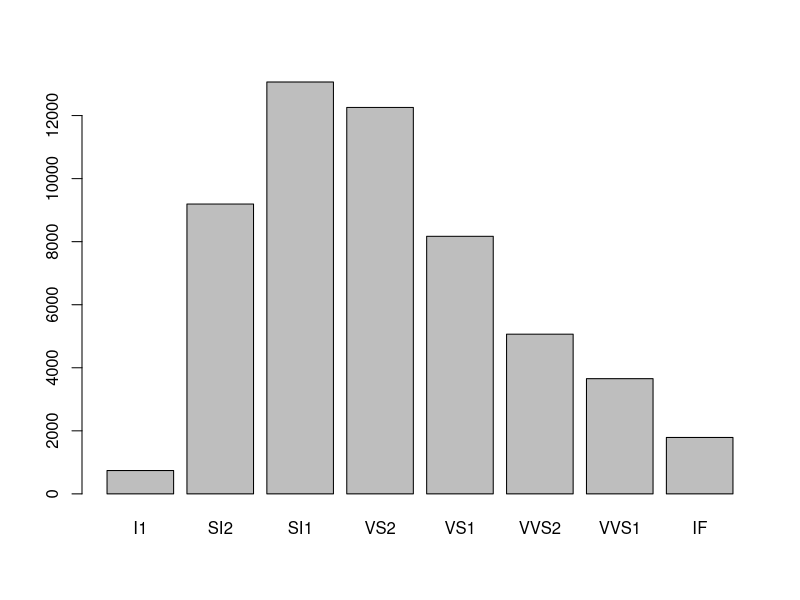
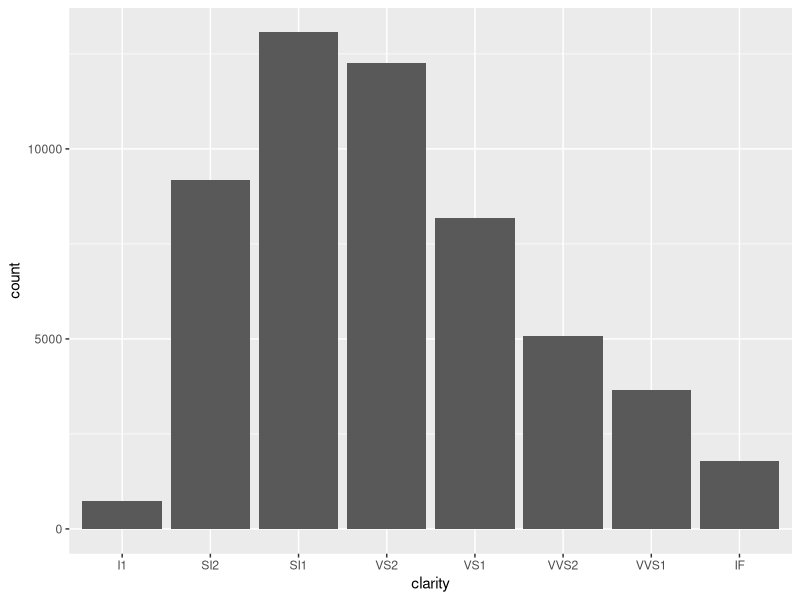
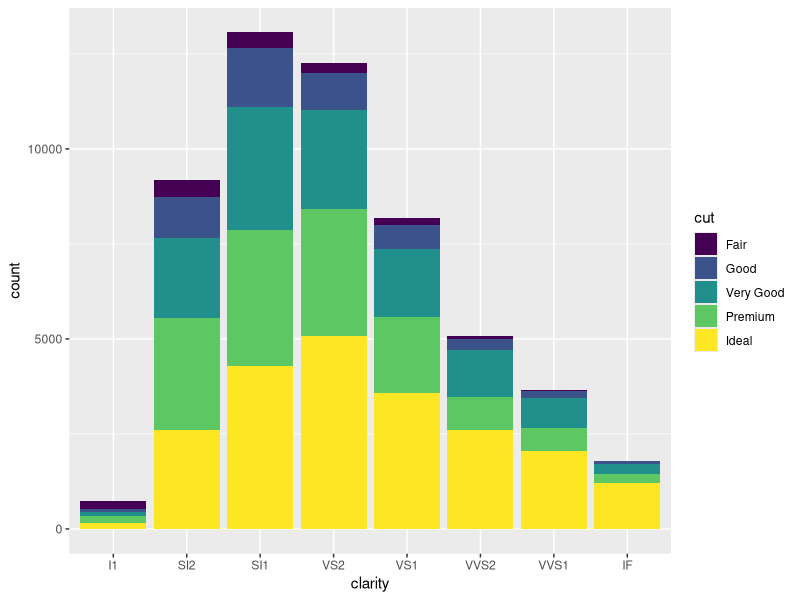
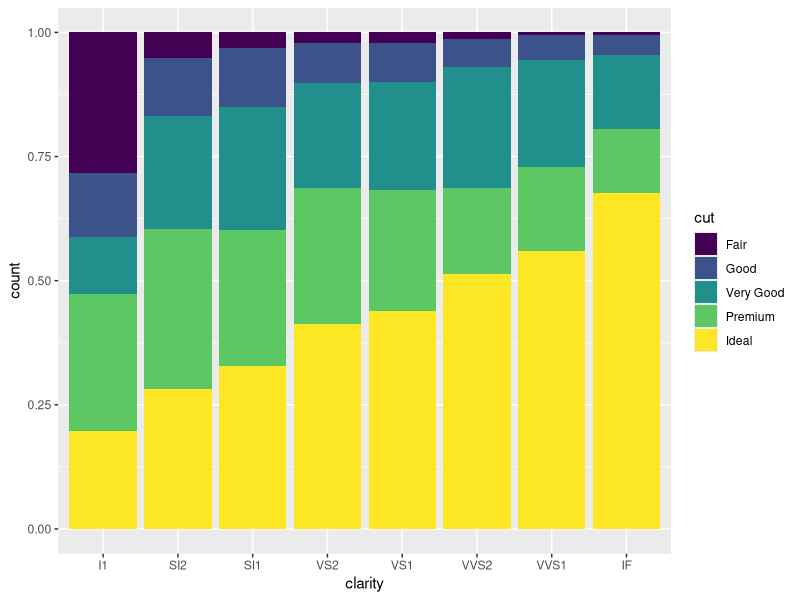
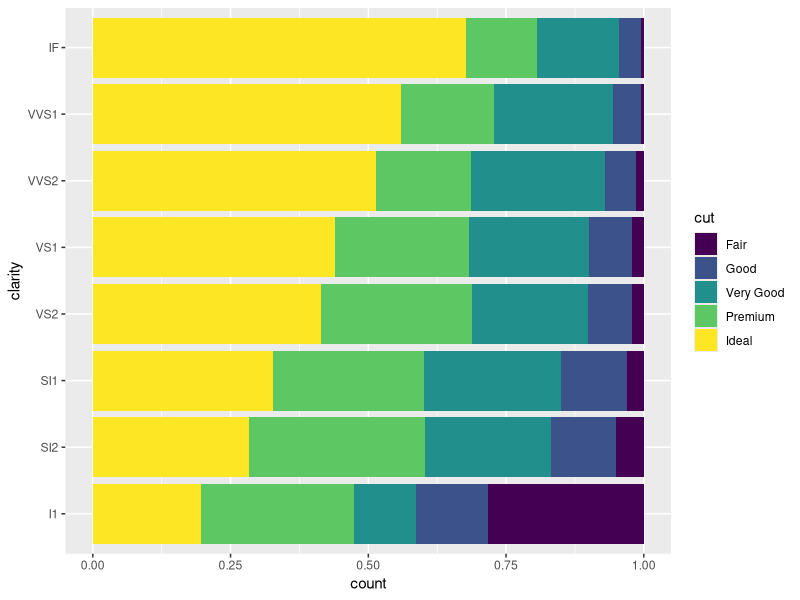
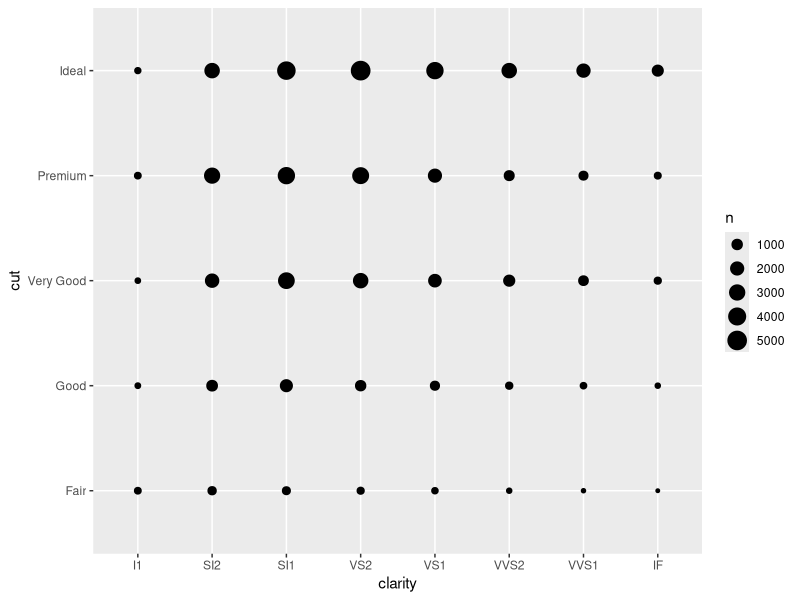
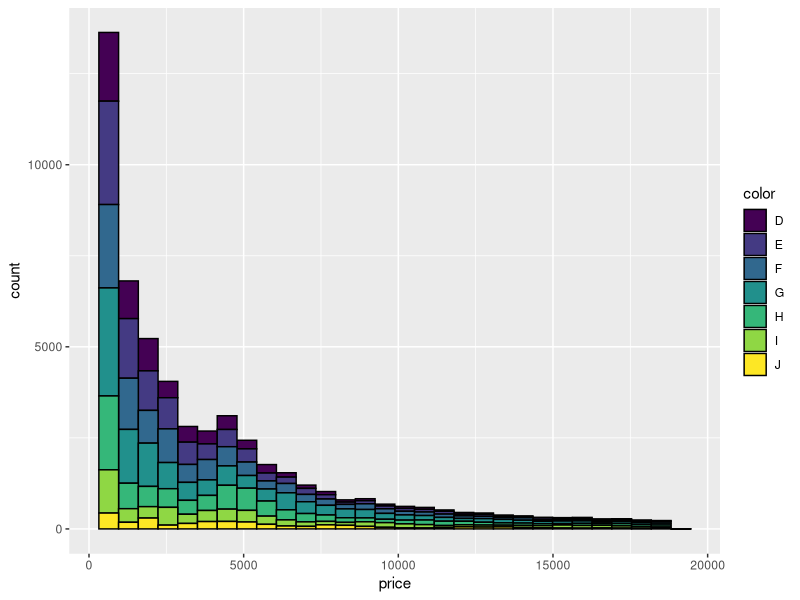
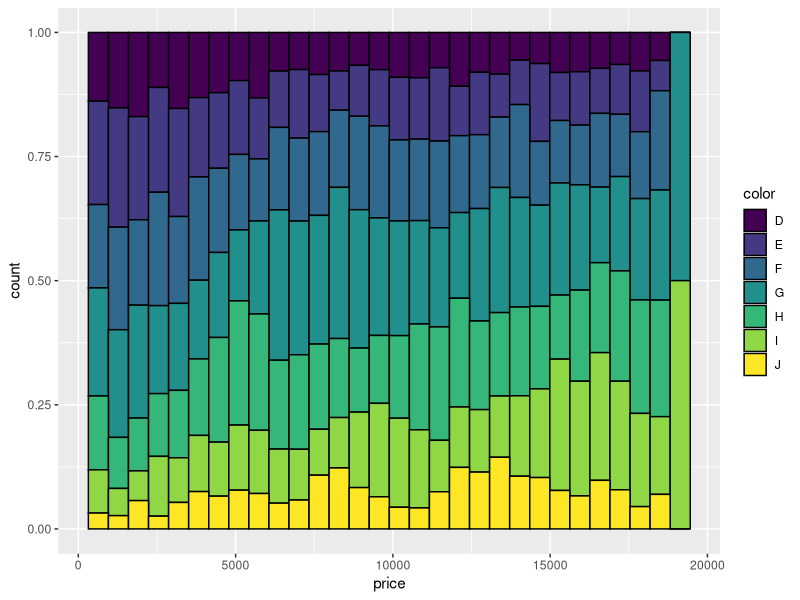

Write R code to recreate these figures, in order.
## ---- chunk 1
knitr::opts_chunk$set(echo = TRUE)
## ---- chunk 2
library(ggplot2)
barplot(table(diamonds$clarity)) #regular way
ggplot(data = diamonds) +
  geom_bar(mapping = aes(x = clarity))
## ---- chunk 3
ggplot(data = diamonds, aes(x = clarity)) +
  geom_bar(aes(fill = cut)) 
ggplot(data = diamonds, aes(x = clarity)) +
  geom_bar(aes(fill = cut), position = "fill")  #normalized the barplot
ggplot(data = diamonds, aes(x = clarity)) +
  geom_bar(aes(fill = cut), position = "fill") +
   coord_flip() #normalized the barplot and make it horizontal
## ---- chunk 4
ggplot(data = diamonds) +
  geom_count(mapping = aes(x = clarity, y = cut))
## ---- chunk 5
ggplot(data = diamonds, aes(x = price)) +
  geom_histogram(aes(fill = color), bins = 30, color = "black")  #have black lines around each bar
ggplot(data = diamonds, aes(x = price)) +
  geom_histogram(aes(fill = color), bins = 30, color = "black", position = "fill") 
## ---- chunk 6
ggplot(data = diamonds, aes(x = price)) +
  geom_histogram(aes(fill = clarity), bins = 30, color = "black")  #have black lines around each bar
ggplot(data = diamonds, aes(x = price)) +
  geom_histogram(aes(fill = clarity), bins = 30, color = "black", position = "fill") 
## ---- chunk 7
ggplot(data = iris, aes(x = Sepal.Length)) +
  geom_histogram(aes(fill = Species), bins = 20, color = "black")  #have black lines around each bar
ggplot(data = iris, aes(x = Sepal.Length)) +
  geom_histogram(aes(fill = Species), bins = 20, color = "black", position = "fill") 
## ---- chunk 8
ggplot(data = iris, aes(x = Petal.Length)) +
  geom_histogram(aes(fill = Species), bins = 20, color = "black")  #have black lines around each bar
ggplot(data = iris, aes(x = Petal.Length)) +
  geom_histogram(aes(fill = Species), bins = 20, color = "black", position = "fill") 
## ---- chunk 9
ggplot(data = diamonds) +
  geom_boxplot( mapping = aes(x = color, y = price))
ggplot(data = diamonds) +
  geom_boxplot(mapping = aes(x = reorder(color, price, FUN = median), y = price))
## ---- chunk 10
ggplot(data = iris) +
  geom_boxplot( mapping = aes(x = Species, y = Sepal.Length))
ggplot(data = iris) +
  geom_boxplot( mapping = aes(x = Species, y = Petal.Length))

## ---- chunk 11
ggplot(data = diamonds) +
  geom_point(mapping = aes(x = depth, y = price))
## ---- chunk 12
ggplot(data = iris) +
  geom_point(mapping = aes(x = Petal.Length, y = Petal.Width,colour = Species))

## ---- chunk 13
ggplot(data = diamonds, mapping = aes(x = depth, y = price)) +
  geom_boxplot(mapping = aes(group = cut_width(depth, 0.5)))
ggplot(data = diamonds, mapping = aes(x = price, y = depth)) +
  geom_boxplot(mapping = aes(group = cut_width(price, 500)))
## ---- chunk 14
ggplot(data = iris, mapping = aes(x = Sepal.Length, y = Sepal.Width)) +
  geom_boxplot(mapping = aes(group = cut_width(Sepal.Length, 0.2)))
